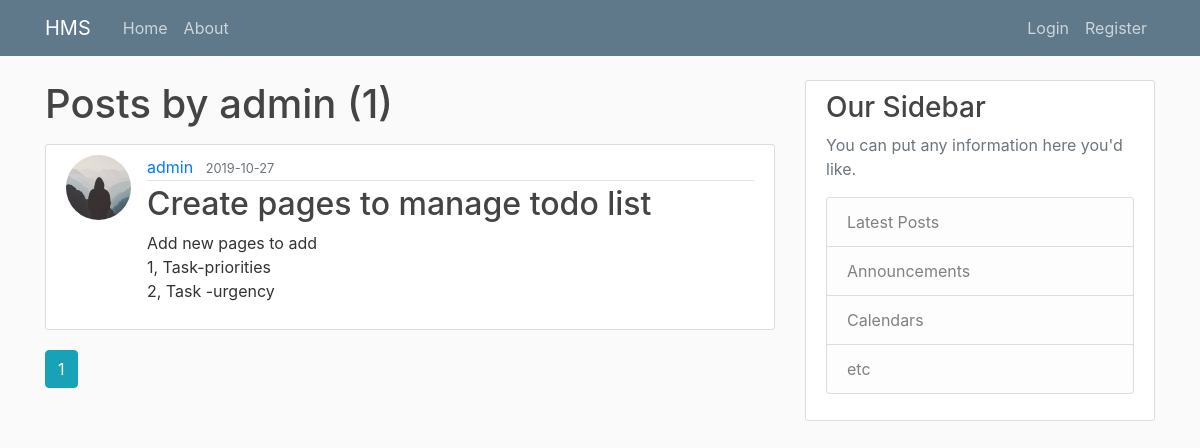
Screenshot of /user/admin with the database file from the repository.
### app/models.py (models this page shows, shortened)
class User(db.Model, UserMixin):
    __tablename__ = 'users'
    id = db.Column(db.Integer, primary_key=True)
    active = db.Column('is_active', db.Boolean(),
                       nullable=False, server_default='1')
    username = db.Column(db.String(20), unique=True, nullable=False)
    email = db.Column(db.String(255, collation='NOCASE'),
                      nullable=False, unique=True)
    email_confirmed_at = db.Column(db.DateTime())
    password = db.Column(db.String(255), nullable=False, server_default='')
    image_file = db.Column(db.String(20), nullable=False,
                           default='default.jpg')
    first_name = db.Column(db.String(100, collation='NOCASE'),
                           nullable=False, server_default='')
    last_name = db.Column(db.String(100, collation='NOCASE'),
                          nullable=False, server_default='')
    roles = db.relationship('Role', secondary='user_roles')
    posts = db.relationship('Post', backref='author', lazy=True)
    todoLists = db.relationship('ToDoList', backref="user", lazy=True)

class Post(db.Model):
    id = db.Column(db.Integer, primary_key=True)
    title = db.Column(db.String(100), nullable=False)
    date_posted = db.Column(
        db.DateTime(), nullable=False, default=datetime.utcnow)
    content = db.Column(db.Text(), nullable=False)
    user_id = db.Column(db.Integer, db.ForeignKey('users.id'), nullable=False)

### app/users/routes.py (the view)
@users.route('/user/<string:username>')
def user_posts(username):
    page = request.args.get('page', 1, type=int)
    user = User.query.filter_by(username=username).first_or_404()
    posts = Post.query.filter_by(author=user)\
        .order_by(Post.date_posted.desc())\
        .paginate(page=page, per_page=5)
    return render_template('/users/user_posts.html', posts=posts, user=user)

### app/templates/users/user_posts.html
{% extends "layout.html" %}
{% block content %}
<h1 class="mb-3">Posts by {{ user.username }} ({{posts.total}})</h1>
{% for post in posts.items %}
<article class="media content-section">
    <img src="{{ url_for('static', filename='profile_pics/' + post.author.image_file) }}" class="rounded-circle article-img">
    <div class="media-body">
        <div class="article-metadata">
            <a class="mr-2" href="{{ url_for('users.user_posts', username=post.author.username)}}">{{ post.author.username }}</a>
            <small class="text-muted">{{ post.date_posted.strftime('%Y-%m-%d') }}</small>
        </div>
        <h2><a class="article-title" href="{{ url_for('posts.post', post_id=post.id)}}">{{ post.title }}</a></h2>
        <p class="article-content">{{ post.content }}</p>
    </div>
</article>
{% endfor %}
{% for page_num in posts.iter_pages(left_edge=1, right_edge=1, left_current=1, right_current=2) %}
    {% if page_num %}
        {% if posts.page == page_num %}
        <a class="btn btn-info mb-4" href="{{ url_for('users.user_posts', page=page_num, username=user.username)}}">{{ page_num }}</a>
        {% else %}
            <a class="btn btn-outline-info mb-4" href="{{ url_for('users.user_posts', page=page_num, username=user.username)}}">{{ page_num }}</a>
        {% endif %}
    {% else %}
        ...
    {% endif %}
{% endfor%}
{% endblock content%}

### app/static/styles/main.css (style rules this page uses)
body { background: #fafafa; color: #333333; margin-top: 5rem; }
h1, h2, h3, h4, h5, h6 { color: #444444; }
.content-section { background: #ffffff; padding: 10px 20px; border: 1px solid #dddddd; border-radius: 3px; margin-bottom: 20px; }
.article-title { color: #444444; }
.article-content { white-space: pre-line; }
.article-img { height: 65px; width: 65px; margin-right: 16px; }
.article-metadata { padding-bottom: 1px; margin-bottom: 4px; border-bottom: 1px solid #e3e3e3 }

### rows the page displays
User: username "admin"
Post: image_file (placeholder picture), author.username "admin", date_posted "2019-10-27", title "Create pages to manage todo list", content "Add new pages to add 1, Task-priorities 2, Task -urgency"

### other values shown
{{ posts.total }} "1"
{{ page_num }} "1"
